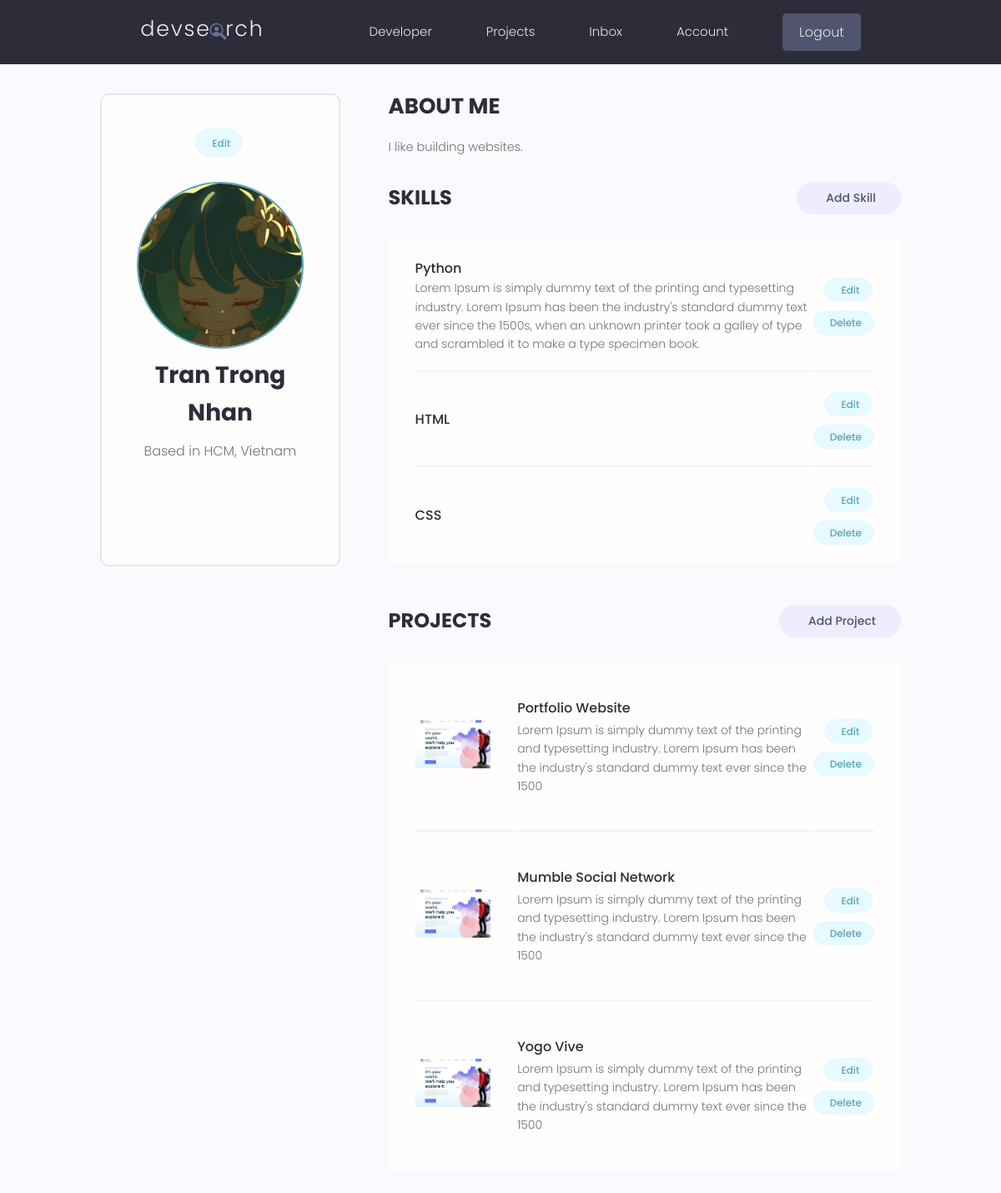
The app's page /account/ (signed in) with its own data.
### users/models.py (models this page shows, shortened)
class Profile(models.Model):
    user = models.OneToOneField(User, on_delete=models.CASCADE, null=True, blank=True)
    name = models.CharField(max_length=200, blank=True, null=True)
    email = models.EmailField(max_length=500, blank=True, null=True)
    username = models.CharField(max_length=200, blank=True, null=True)
    location = models.CharField(max_length=200, blank=True, null=True)
    short_intro = models.CharField(max_length=200, blank=True, null=True)
    bio = models.TextField(blank=True, null=True)
    profile_image = models.ImageField(null=True, blank=True, upload_to='profiles/', default="profiles/user-default.png")
    social_github = models.CharField(max_length=200, blank=True, null=True)
    social_twitter = models.CharField(max_length=200, blank=True, null=True)
    social_linkedin = models.CharField(max_length=200, blank=True, null=True)
    social_youtube = models.CharField(max_length=200, blank=True, null=True)
    social_website = models.CharField(max_length=200, blank=True, null=True)
    created = models.DateTimeField(auto_now_add=True)
    id = models.UUIDField(default=uuid.uuid4, unique=True,
                          primary_key=True, editable=False)

class Skill(models.Model):
    owner = models.ForeignKey(Profile, on_delete=models.CASCADE, null=True, blank=True)
    name = models.CharField(max_length=200, blank=True, null=True)
    description = models.TextField(null=True, blank=True)
    created = models.DateTimeField(auto_now_add=True)
    id = models.UUIDField(default=uuid.uuid4, unique=True,
                          primary_key=True, editable=False)

### projects/models.py (models this page shows, shortened)
class Project(models.Model):
    owner = models.ForeignKey(Profile, null=True, blank=True, on_delete=models.SET_NULL)
    title = models.CharField(max_length=200)
    description = models.TextField(null=True, blank=True)
    featured_image = models.ImageField(null=True, blank=True, default="default.jpg")
    demo_link = models.CharField(max_length=2000, null=True, blank=True)
    source_link = models.CharField(max_length=2000, null=True, blank=True)
    tags = models.ManyToManyField('Tag', blank=True)
    vote_total = models.IntegerField(default=0, null=True, blank=True)
    vote_ratio = models.IntegerField(default=0, null=True, blank=True)
    created = models.DateTimeField(auto_now_add=True)
    id = models.UUIDField(default=uuid.uuid4, unique=True,
                          primary_key=True, editable=False)

### users/views.py (the view)
# urls.py: path('account/', views.userAccount, name="account"),
@login_required(login_url='login')
def userAccount(request):
    profile = request.user.profile
    skills = profile.skill_set.all()
    projects = profile.project_set.all()
    context = {'profile':profile, 'skills':skills ,'projects':projects}
    return render(request, 'users/account.html', context)

### users/templates/users/account.html (shortened to what this page needs)
{% extends 'main.html' %}
{% block content %}
<main class="settingsPage profile my-md">
  <div class="container">
    <div class="layout">
      <div class="column column--1of3">
        <div class="card text-center">
          <div class="card__body dev">
            <a class="tag tag--pill tag--main settings__btn" href="{% url 'edit-account' %}">
              Edit</a>
            <img class="avatar avatar--xl dev__avatar" src="{{ profile.profile_image.url }}" />
            <h2 class="dev__name">{{profile.name}}</h2>
            <p class="dev__location">Based in {{profile.location}}</p>
            <ul class="dev__social">
            </ul>
          </div>
        </div>
      </div>
      <div class="column column--2of3">
        <div class="devInfo">
          <h3 class="devInfo__title">About Me</h3>
          <p class="devInfo__about">{{profile.bio}}</p>
        </div>
        <div class="settings">
          <h3 class="settings__title">Skills</h3>
          <a class="tag tag--pill tag--sub settings__btn tag--lg" href="{% url 'create-skill' %}"> Add Skill</a>
        </div>
        <table class="settings__table">
          {% for skill in skills %}
          <tr>
            <td class="settings__tableInfo">
              <h4>{{skill.name}}</h4>
              <p>
                {{skill.description}}
              </p>
            </td>
            <td class="settings__tableActions">
              <a class="tag tag--pill tag--main settings__btn" href="{% url 'update-skill' skill.id %}"> Edit</a>
              <a class="tag tag--pill tag--main settings__btn" href="{% url 'delete-skill' skill.id %}?next=/account">
                Delete</a>
            </td>
          </tr>
          {% endfor %}
        </table>
        <div class="settings">
          <h3 class="settings__title">Projects</h3>
          <a class="tag tag--pill tag--sub settings__btn tag--lg" href="{% url 'create-project' %}"> Add Project</a>
        </div>
        <table class="settings__table">
          {% for project in projects %}
          <tr>
            <td class="settings__thumbnail">
              <a href="{% url 'project' project.id %}"><img src="{{ project.featured_image.url }}" alt="Project Thumbnail" /></a>
            </td>
            <td class="settings__tableInfo">
              <a href="{% url 'project' project.id %}">{{project.title}}</a>
              <p>{{project.description|slice:"150"}}</p>
            </td>
            <td class="settings__tableActions">
              <a class="tag tag--pill tag--main settings__btn" href="{% url 'update-project' project.id %}"> Edit</a>
              <a class="tag tag--pill tag--main settings__btn"
                href="{% url 'delete-project' project.id %}?next=/account">
                Delete</a>
            </td>
          </tr>
          {% endfor %}
        </table>
      </div>
    </div>
  </div>
</main>
{% endblock %}

### static/styles/app.css (style rules this page uses)
:root { --color-sub: #2d2d39; }
.card { border: 2px solid var(--color-light); }
img { width: 100%; }
.profile .card > .dev { padding: 4rem; }
.dev__avatar { display: block; margin: auto; }
.dev__name { color: var(--color-sub); font-size: 2.8rem; font-weight: 700; margin-top: 1rem; margin-bottom: 0.5rem; }
.dev__location { margin-top: 1rem; }
.dev__social { margin: 3rem 0; list-style: none; display: flex; justify-content: center; gap: 1.5rem; }
.devInfo { margin-bottom: 3rem; }
.devInfo__title, .devInfo__subtitle { font-size: 2.6rem; color: var(--color-sub); text-transform: uppercase; font-weight: 700; margin-bottom: 1.5rem; }
.devInfo__about, .devSkill__info { font-size: 1.45rem; line-height: 1.7; text-align: justify; }
.settingsPage .dev > .settings__btn { display: inline-block; margin-bottom: 3rem; }
.settings { display: flex; justify-content: space-between; align-items: center; }
.settings__title { font-size: 2.4rem; text-transform: uppercase; font-weight: 700; color: var(--color-sub); }
.settings__table { margin-top: 3rem; margin-bottom: 5rem; padding: 0 3rem; background: var(--color-white); }
.settings__table tr { width: 100%; }
.settings__table tr > td { padding: 2rem 0; }
.settings__table tr:not(:last-child) td { border-bottom: 2px solid var(--color-white-light); }
.settings__thumbnail { width: 23%; min-width: 10rem; }
.settings__thumbnail img { padding-right: 3rem; height: 15rem; object-fit: contain; }
.settings__tableInfo { width: 100%; }
.settings__tableInfo h4, .settings__tableInfo a { padding-right: 1rem; width: auto; font-size: 1.6rem; font-weight: 500; color: var(--color-sub); }
.settings__tableInfo p { font-size: 1.4rem; }
.settings__tableActions { text-align: right; }

### static/uikit/styles/modules/_variables.css (style rules this page uses)
:root { --color-main: #5aa5b9; --color-main-light: #e6faff; --color-sub: #3f4156; --color-sub-light: #51546e; --color-sub-lighter: #ededfd; --color-text: #737373; --color-gray: #8b8b8b; --color-light: #e5e7eb; --color-light-gray: #767676; --color-bg: #f8fafd; --color-white: #fffefd; --color-white-light: #f3f3f3; --color-success: #359e64; --color-success-bg: #def8e8; --color-error: #fc4b0b; --color-error-bg: #fff2ee; --font-base: 'Poppins', arial, helvetica, 'Segoe UI', roboto, ubuntu, sans-serif; --font-monospace: 'Fira Code', 'Courier New', courier, monospace; --font-regular: 300; --font-medium: 500; --font-bold: 700; --generic-shadow: 1px 1px 5px #00000010; --generic-transition: all 0.3s ease-in-out; }

### static/uikit/styles/modules/_base.css (style rules this page uses)
* { margin: 0; padding: 0; box-sizing: border-box; text-rendering: optimizeLegibility; color: inherit; font-size: inherit; }
html { font-size: 50%; }
@media only screen and (min-width: 480px) { html { font-size: 56.25%; } }
@media only screen and (min-width: 1200px) { html { font-size: 62.5%; } }
body { line-height: 1.6; font-weight: 400; font-size: 1.5rem; color: var(--color-text); background-color: var(--color-bg); min-height: 100vh; }

### static/uikit/styles/modules/_typography.css (style rules this page uses)
* { font-family: var(--font-base); }
h2 { font-size: 3.6rem; font-weight: var(--font-bold); }
h3 { font-size: 3.2rem; font-weight: var(--font-medium); }
h4 { font-size: 2.8rem; font-weight: var(--font-medium); }
p, span, strong { font-size: 1.6rem; color: var(--color-text); font-weight: var(--font-regular); }
a { padding-bottom: 2px; text-decoration: none; display: inline-block; color: var(--color-main); font-weight: var(--font-medium); }

### static/uikit/styles/modules/_utilities.css (style rules this page uses)
.container { width: 92%; max-width: 165rem; margin: 0 auto; box-sizing: border-box; }
@media screen and (min-width: 1000px) { .container { width: 90%; } }
@media screen and (min-width: 1200px) { .container { width: 80%; } }
.text-center { text-align: center; }
.my-md { margin: 3rem auto; }

### static/uikit/styles/modules/_avatar.css (style rules this page uses)
.avatar { border-radius: 50%; border: 2px solid var(--color-main); object-fit: cover; }
.avatar--xl { height: 20rem; width: 20rem; }

### static/uikit/styles/modules/_card.css (style rules this page uses)
.card { border-radius: 1rem; background-color: var(--color-white); border: 1.5px solid var(--color-light); width: auto; height: auto; margin-top: 0.5rem; margin-bottom: 0.5rem; overflow: hidden; }
.card__body, .card__header { padding: 2rem 2.5rem; }

### static/uikit/styles/modules/_layout.css (style rules this page uses)
.layout { display: flex; flex-flow: row wrap; justify-content: space-between; }
.layout > .column { margin-bottom: 3rem; }
.layout > .column.column--1of3 { flex-basis: 30%; }
.layout > .column.column--2of3 { flex-basis: 64%; }

### records on screen
Profile: profile_image (picture), name "Tran Trong Nhan", location "HCM, Vietnam", bio "I like building websites."
Skill: name "Python", description "Lorem Ipsum is simply dummy text of the printing and typesetting industry. Lorem Ipsum has been the industry's standard dummy text ever since the 1500s, when an unknown printer took a galley of type and scrambled it to make a type specimen book."
Skill: name "HTML"
Skill: name "CSS"
Project: featured_image (picture), title "Portfolio Website", description "Lorem Ipsum is simply dummy text of the printing and typesetting industry. Lorem Ipsum has been the industry's standard dummy text ever since the 1500"
Project: featured_image (picture), title "Mumble Social Network", description "Lorem Ipsum is simply dummy text of the printing and typesetting industry. Lorem Ipsum has been the industry's standard dummy text ever since the 1500"
Project: featured_image (picture), title "Yogo Vive", description "Lorem Ipsum is simply dummy text of the printing and typesetting industry. Lorem Ipsum has been the industry's standard dummy text ever since the 1500"
